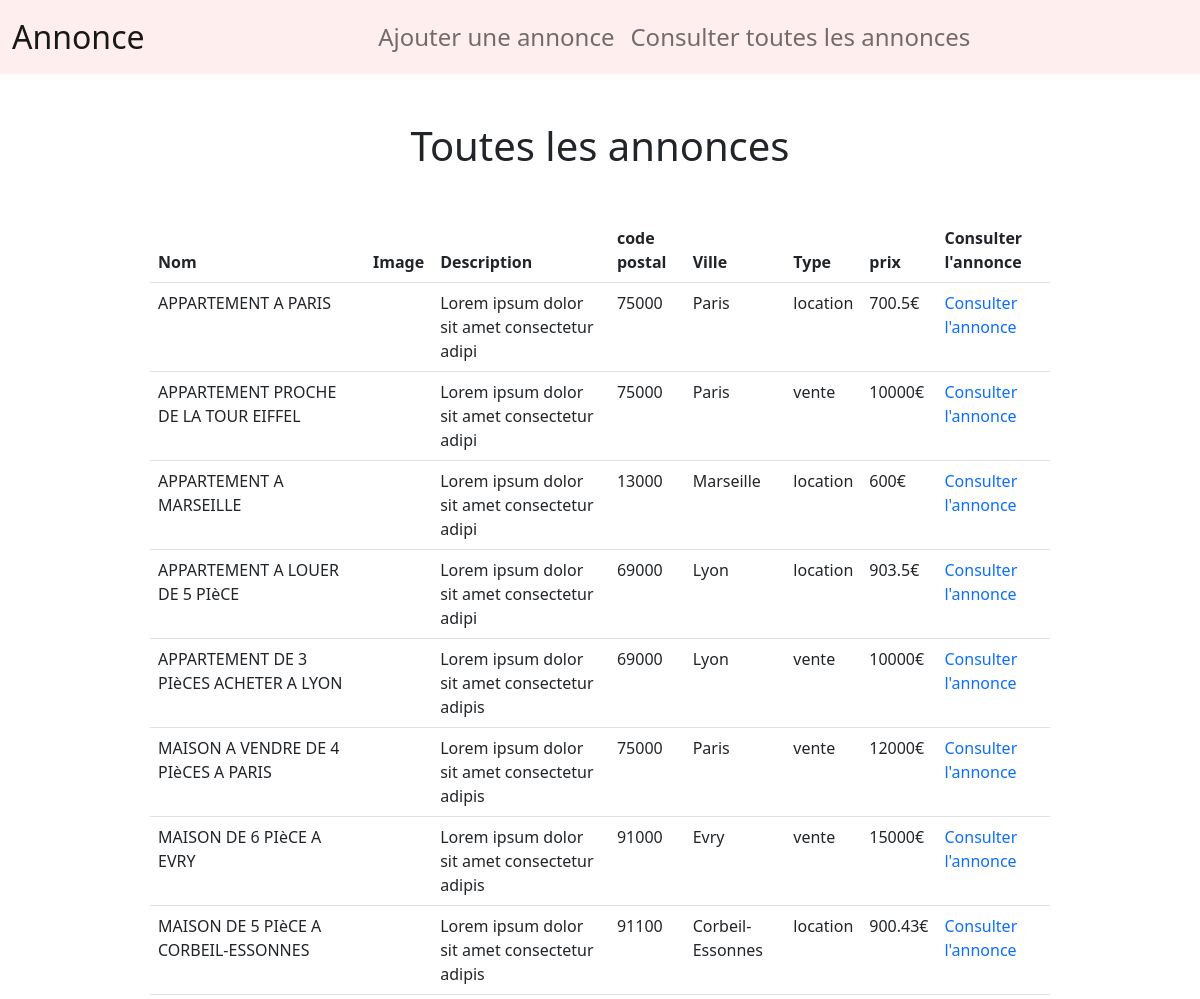
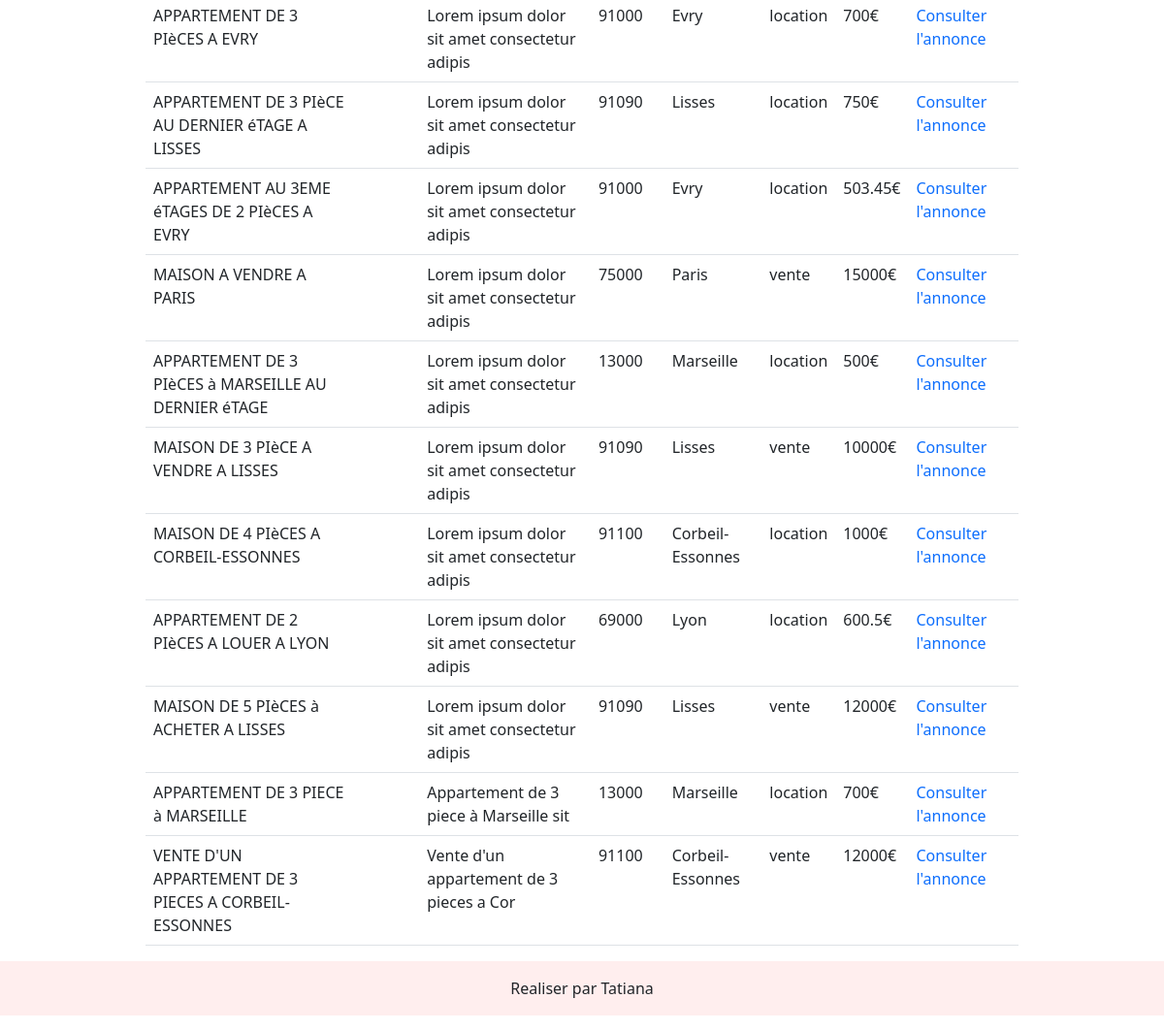
Screenshot of /toutesAnnonces.php with the database file from the repository (2 pictures, top to bottom).
### tables this page shows
CREATE TABLE `advert` (
  `id_advert` int(11) NOT NULL,
  `image` varchar(255) NOT NULL,
  `title` varchar(155) NOT NULL,
  `description` varchar(255) NOT NULL,
  `postal_code` int(5) NOT NULL,
  `city` varchar(100) NOT NULL,
  `type` enum('vente','location') NOT NULL,
  `price` float NOT NULL,
  `reservation_message` text NOT NULL
);

### inc/functions.inc.php (called while the page is built, shortened)
<?php
    function connexionBdd(){
        $dsn = "mysql:host=".DBHOST.";dbname=".DBNAME.";charset=utf8";
        try {
            $pdo = new PDO($dsn,DBUSER,DBPASS);
            $pdo->setAttribute(PDO::ATTR_ERRMODE,PDO::ERRMODE_EXCEPTION);
            $pdo->setAttribute(PDO::ATTR_DEFAULT_FETCH_MODE,PDO::FETCH_ASSOC);
        } catch (PDOException $e) {
            die($e->getMessage());
        }
        return $pdo;
    }
    function allAnnonces() :array{
        $pdo = connexionBdd();
        $sql = "SELECT * FROM advert ";
        $request = $pdo->query($sql);
        $result = $request->fetchAll();
        return $result;
    }
?>

### toutesAnnonces.php (the view, shortened to what this page needs)
<?php
    require_once("inc/functions.inc.php");
    require_once("inc/header.inc.php");
    $annonces = allAnnonces();
?>
<main>
    <div class="mt-5 w-75 m-auto ">
        <h1 class="text-center mb-5">Toutes les annonces</h1>
        <table class="table">
            <thead>
                <tr>
                    <th scope="col">Nom </th>
                    <th scope="col">Image </th>
                    <th scope="col">Description</th>
                    <th scope="col">code postal</th>
                    <th scope="col">Ville</th>
                    <th scope="col">Type</th>
                    <th scope="col">prix</th>
                    <th scope="col">Consulter l'annonce</th>
                </tr>
            </thead>
            <tbody>
                <?php foreach($annonces as $key => $annonce){ ?>
                    <tr>
                        <td> <?= strtoupper($annonce['title'])  ?> </td>
                        <td><img src="<?= $annonce['image'] ?>" alt="" class="img-fluid" ></td>
                        <td> <?= html_entity_decode(substr( $annonce['description'],0,45))  ?></td>
                        <td> <?= $annonce['postal_code'] ?> </td>
                        <td> <?= $annonce['city'] ?> </td>
                        <td> <?= $annonce['type'] ?> </td>
                        <td> <?= $annonce['price']."€" ?> </td>
                        <td> <a href="<?=RACINE_SITE?>consulterAnnonce.php?id_advert=<?=$annonce['id_advert']?>"> Consulter l'annonce </a> </td>
                    </tr>
                <?php } ?>
            </tbody>
        </table>
    </div>
</main>
<?php
    require_once("inc/footer.inc.php");
?>

### assets/css/style.css (style rules this page uses)
* { box-sizing: border-box; margin: 0; padding: 0; }
td a { text-decoration: none; }

### rows the page displays
advert: title "APPARTEMENT A PARIS", description "Lorem ipsum dolor sit amet consectetur adipi", postal_code "75000", city "Paris", type "location", price "700.5"
advert: title "APPARTEMENT PROCHE DE LA TOUR EIFFEL", description "Lorem ipsum dolor sit amet consectetur adipi", postal_code "75000", city "Paris", type "vente", price "10000"
advert: title "APPARTEMENT A MARSEILLE", description "Lorem ipsum dolor sit amet consectetur adipi", postal_code "13000", city "Marseille", type "location", price "600"
advert: title "APPARTEMENT A LOUER DE 5 PIèCE", description "Lorem ipsum dolor sit amet consectetur adipi", postal_code "69000", city "Lyon", type "location", price "903.5"
advert: title "APPARTEMENT DE 3 PIèCES ACHETER A LYON", description "Lorem ipsum dolor sit amet consectetur adipis", postal_code "69000", city "Lyon", type "vente", price "10000"
advert: title "MAISON A VENDRE DE 4 PIèCES A PARIS", description "Lorem ipsum dolor sit amet consectetur adipis", postal_code "75000", city "Paris", type "vente", price "12000"
advert: title "MAISON DE 6 PIèCE A EVRY", description "Lorem ipsum dolor sit amet consectetur adipis", postal_code "91000", city "Evry", type "vente", price "15000"
advert: title "MAISON DE 5 PIèCE A CORBEIL-ESSONNES", description "Lorem ipsum dolor sit amet consectetur adipis", postal_code "91100", city "Corbeil-Essonnes", type "location", price "900.43"
advert: title "APPARTEMENT DE 3 PIèCES A EVRY", description "Lorem ipsum dolor sit amet consectetur adipis", postal_code "91000", city "Evry", type "location", price "700"
advert: title "APPARTEMENT DE 3 PIèCE AU DERNIER éTAGE A LISSES", description "Lorem ipsum dolor sit amet consectetur adipis", postal_code "91090", city "Lisses", type "location", price "750"
advert: title "APPARTEMENT AU 3EME éTAGES DE 2 PIèCES A EVRY", description "Lorem ipsum dolor sit amet consectetur adipis", postal_code "91000", city "Evry", type "location", price "503.45"
advert: title "MAISON A VENDRE A PARIS", description "Lorem ipsum dolor sit amet consectetur adipis", postal_code "75000", city "Paris", type "vente", price "15000"
advert: title "APPARTEMENT DE 3 PIèCES à MARSEILLE AU DERNIER éTAGE", description "Lorem ipsum dolor sit amet consectetur adipis", postal_code "13000", city "Marseille", type "location", price "500"
advert: title "MAISON DE 3 PIèCE A VENDRE A LISSES", description "Lorem ipsum dolor sit amet consectetur adipis", postal_code "91090", city "Lisses", type "vente", price "10000"
advert: title "MAISON DE 4 PIèCES A CORBEIL-ESSONNES", description "Lorem ipsum dolor sit amet consectetur adipis", postal_code "91100", city "Corbeil-Essonnes", type "location", price "1000"
advert: title "APPARTEMENT DE 2 PIèCES A LOUER A LYON", description "Lorem ipsum dolor sit amet consectetur adipis", postal_code "69000", city "Lyon", type "location", price "600.5"
advert: title "MAISON DE 5 PIèCES à ACHETER A LISSES", description "Lorem ipsum dolor sit amet consectetur adipis", postal_code "91090", city "Lisses", type "vente", price "12000"
advert: title "APPARTEMENT DE 3 PIECE à MARSEILLE", description "Appartement de 3 piece à Marseille sit", postal_code "13000", city "Marseille", type "location", price "700"
advert: title "VENTE D'UN APPARTEMENT DE 3 PIECES A CORBEIL-ESSONNES", description "Vente d'un appartement de 3 pieces a Cor", postal_code "91100", city "Corbeil-Essonnes", type "vente", price "12000"
